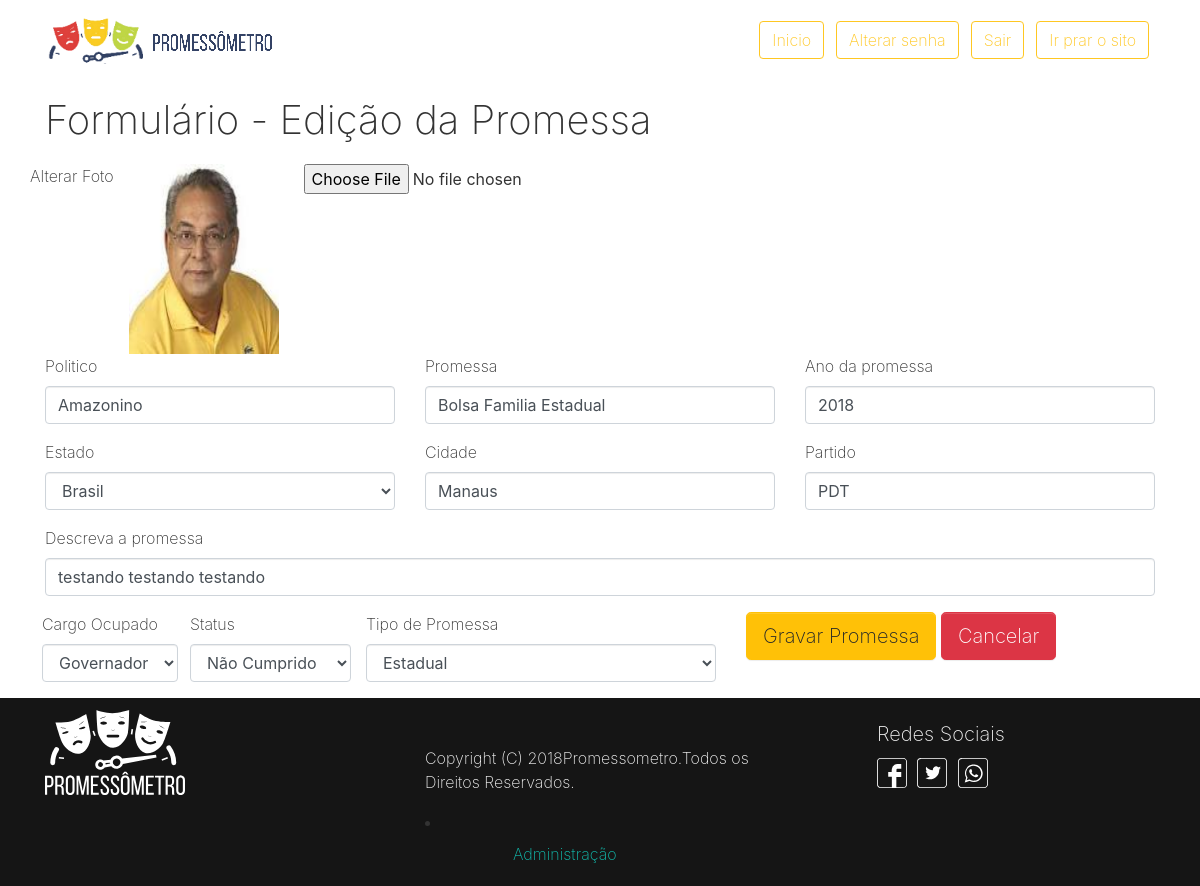
/editar.php?id=1 (signed in), run on the app's committed database.
### tables this page shows
CREATE TABLE IF NOT EXISTS `tab_promessas` (
  `id` int(11) NOT NULL AUTO_INCREMENT,
  `tipopromessa` varchar(100) NOT NULL,
  `cargopromessa` varchar(50) NOT NULL,
  `partido_politico` varchar(15) NOT NULL,
  `nomepolitico` varchar(100) DEFAULT NULL,
  `nomepromessa` varchar(150) NOT NULL,
  `detalhepromessa` varchar(500) NOT NULL,
  `anopromessa` year(4) NOT NULL,
  `estadopromessa` varchar(2) NOT NULL,
  `cidadepromessa` varchar(100) NOT NULL,
  `status` varchar(100) DEFAULT NULL,
  `foto` varchar(200) DEFAULT NULL,
  `data_cadastro` timestamp NULL DEFAULT CURRENT_TIMESTAMP,
  `data_alteracao` timestamp NULL DEFAULT CURRENT_TIMESTAMP,
  PRIMARY KEY (`id`)
);

### editar.php (called while the page is built, shortened)
<?php
	include('header.php');
 	include 'pages/editar.php';
	include('footer.php');

### pages/editar.php (the view, shortened to what this page needs)
<?php
$id_cliente = (isset($_GET['id'])) ? $_GET['id'] : '';
if (!empty($id_cliente) && is_numeric($id_cliente)):
	$conexao = conexao::getInstance();
	$sql = 'SELECT id, tipopromessa, nomepolitico,cargopromessa, partido_politico, nomepromessa, detalhepromessa, anopromessa, estadopromessa, cidadepromessa, status, foto FROM tab_promessas WHERE id = :id';
	$stm = $conexao->prepare($sql);
	$stm->bindValue(':id', $id_cliente);
	$stm->execute();
	$cliente = $stm->fetch(PDO::FETCH_OBJ);
endif;
?>
<body>
	<div class='container'>
		<fieldset>
			<legend><h1>Formulário - Edição da Promessa</h1></legend>
			<?php if(empty($cliente)):?>
				<h3 class="text-center text-danger">Cliente não encontrado!</h3>
			<?php else: ?>
				<form action="action_prome.php" method="post" id='form-contato' enctype='multipart/form-data'>
					<div class="row">
						<label for="nome">Alterar Foto</label>
				      	<div class="col-md-2">
						    <a href="#" class="thumbnail">
						      <img src="fotos/<?=$cliente->foto?>" height="190" width="150" id="foto-cliente">
						    </a>
					  	</div>
					  	<input type="file" name="foto" id="foto" value="foto" >
				  	</div>
                    <div class="row">
                    <div class="form-group col-lg-4">
			      <label for="nomepolitico">Politico</label>
			      <input type="text" class="form-control" id="nomepolitico" name="nomepolitico" value="<?=$cliente->nomepolitico?>" placeholder="Infome o politico">
			    </div>
				    <div class="form-group col-lg-4">
			      <label for="nomepromessa">Promessa</label>
			      <input type="text" size="25"class="form-control" id="nomepromessa" name="nomepromessa" value="<?=$cliente->nomepromessa?>"  placeholder="Infome o nome da promessa">
			    </div>
                <div class="form-group col-lg-4">
			      <label for="anopromessa">Ano da promessa</label>
			      <input type="text" class="form-control" id="anopromessa" name="anopromessa" value="<?=$cliente->anopromessa?>" placeholder="Infome o ano da campanha">
			    </div>
                <div class="form-group col-lg-4">
			      <label for="estadopromessa">Estado</label>
											<select class="form-control" name="estadopromessa" >
											 <option value="BR">Brasil</option>
											</select>
			    </div>
                <div class="form-group col-lg-4">
			      <label for="cidadepromessa">Cidade</label>
					<input type="text" class="form-control" id="cidadepromessa" name="cidadepromessa" value="<?=$cliente->cidadepromessa?>" placeholder="Infome a cidade">
			    </div>
				<div class="form-group col-lg-4">
			      <label for="patido_politico">Partido</label>
			      <input type="text" class="form-control" id="patido_politico" name="partido_politico" value="<?=$cliente->partido_politico?>" placeholder="Informe o partido ">
			    </div>
                    <div class="form-group col-lg-12">
					<label for="detalhepromessa">Descreva a promessa</label>
                    <input  type="text" class="form-control" id="detalhepromessa"  name="detalhepromessa" value="<?=$cliente->detalhepromessa?>"></input>
                     </div>
                     <div class="form-group clo-lg-4 mx-2">
				      <label for="cargopromessa">Cargo Ocupado</label>
				      <select class="form-control" name="cargopromessa" id="cargopromessa">
					    <option value="<?=$cliente->cargopromessa?>"><?=$cliente->cargopromessa?></option>
					  </select>
				    </div>
						<div class="form-group clo-lg-4">
				      <label for="status">Status</label>
				      <select class="form-control" name="status" id="status">
					    <option value="<?=$cliente->status?>"><?=$cliente->status?></option>
					  </select>
				    </div>
                <div class="form-group col-lg-4">
			      <label for="tipopromessa">Tipo de Promessa</label>
			      <select class="form-control" name="tipopromessa" id="tipopromessa">
				    <option value="<?=$cliente->tipopromessa?>"><?=$cliente->tipopromessa?></option>
				  </select>
			    </div>
						 <div class="form-group col-lg-4">
				    <button type="submit" class="btn btn-warning btn-lg" id='botao'>
				      Gravar Promessa
				    </button>
				    <a href='painel.php' class="btn btn-danger btn-lg">Cancelar</a>
						</div>
				</form>
			<?php endif; ?>
		</fieldset>
	</div>
</body>

### data on the page
tab_promessas: foto (picture), nomepolitico "Amazonino", nomepromessa "Bolsa Familia Estadual", anopromessa "2018", cidadepromessa "Manaus", partido_politico "PDT", detalhepromessa "testando testando testando", cargopromessa "Governador", status "Não Cumprido", tipopromessa "Estadual"
